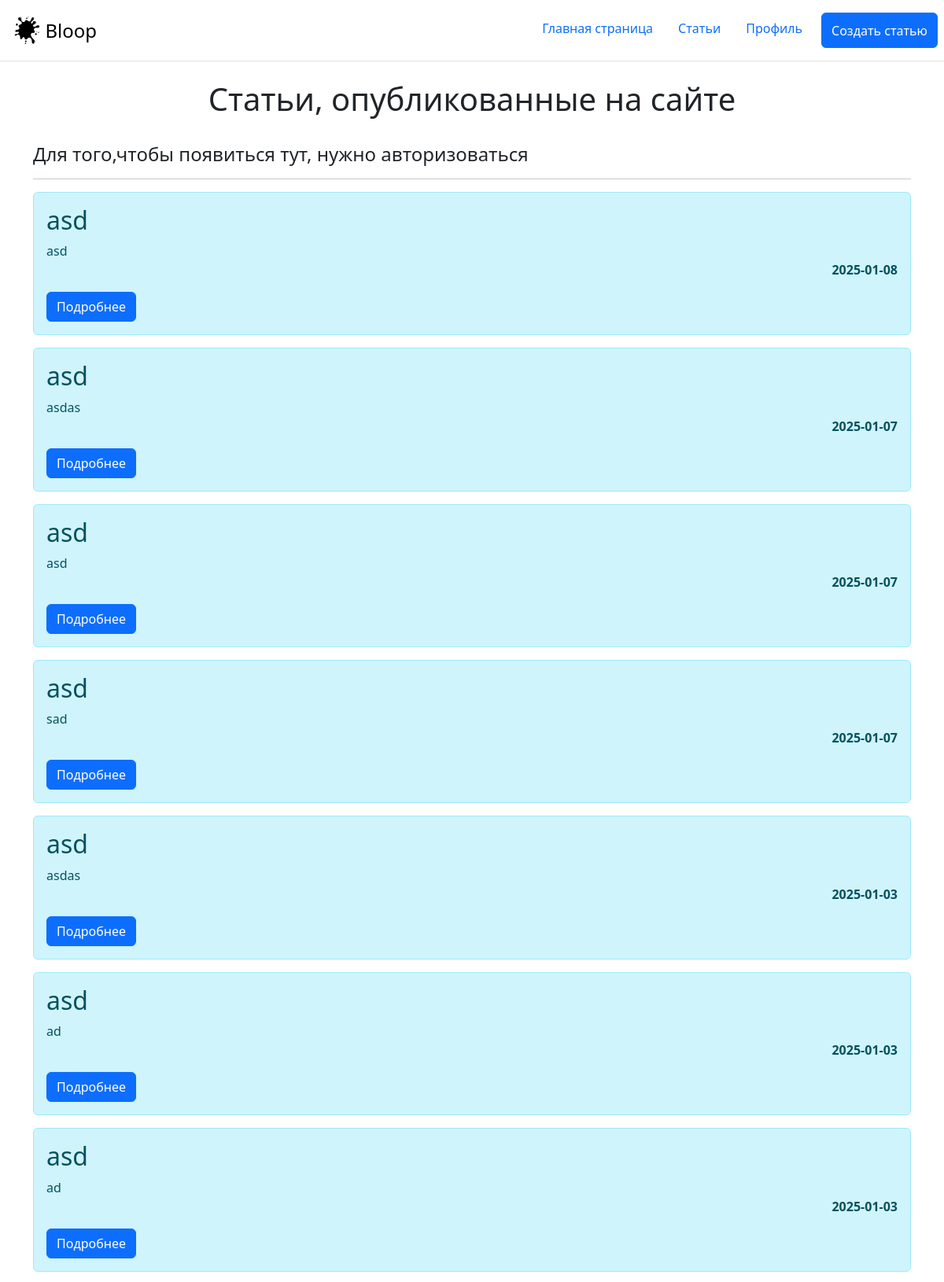
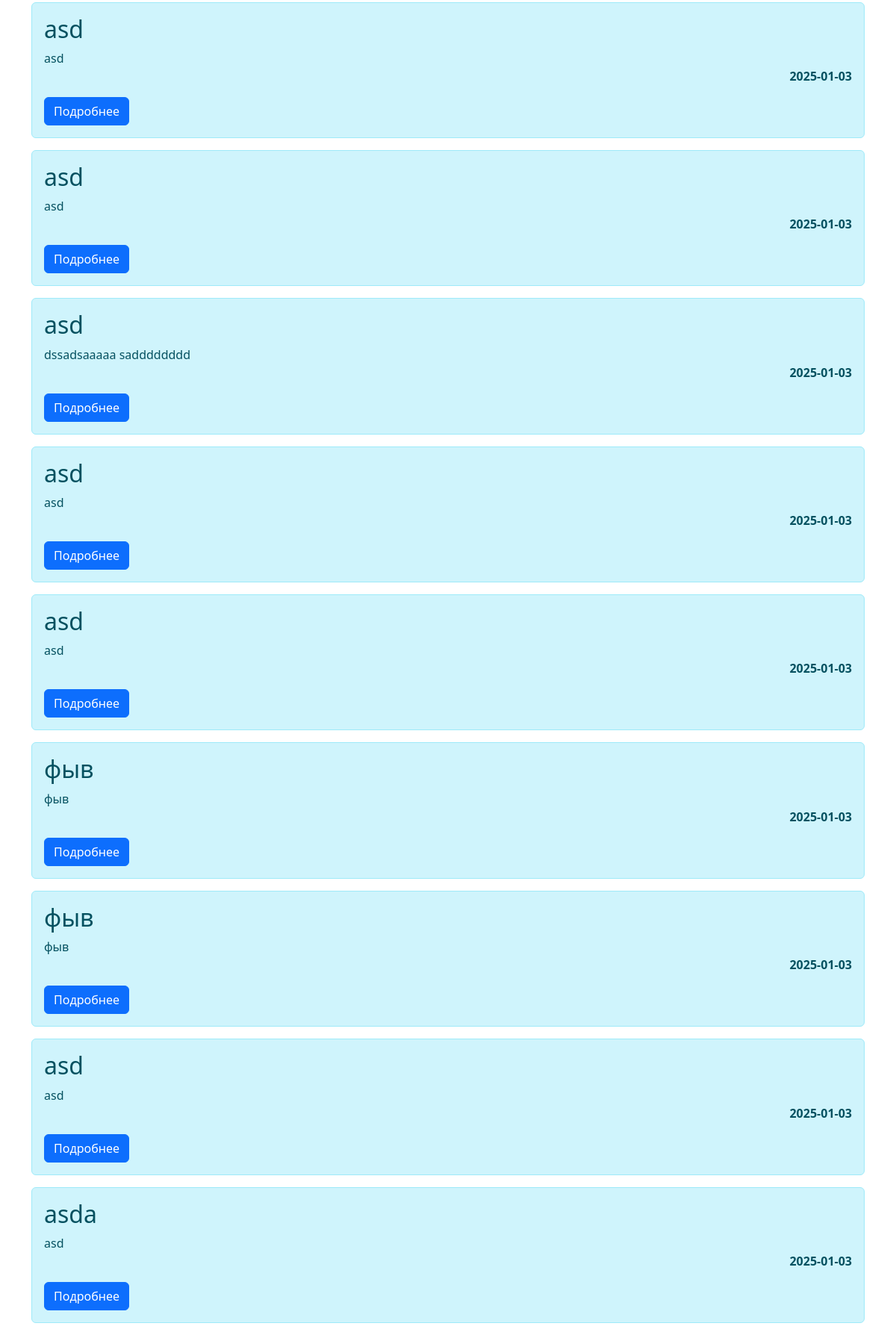
/articles, run on an earlier commit of the app's database (2 pictures, top to bottom).
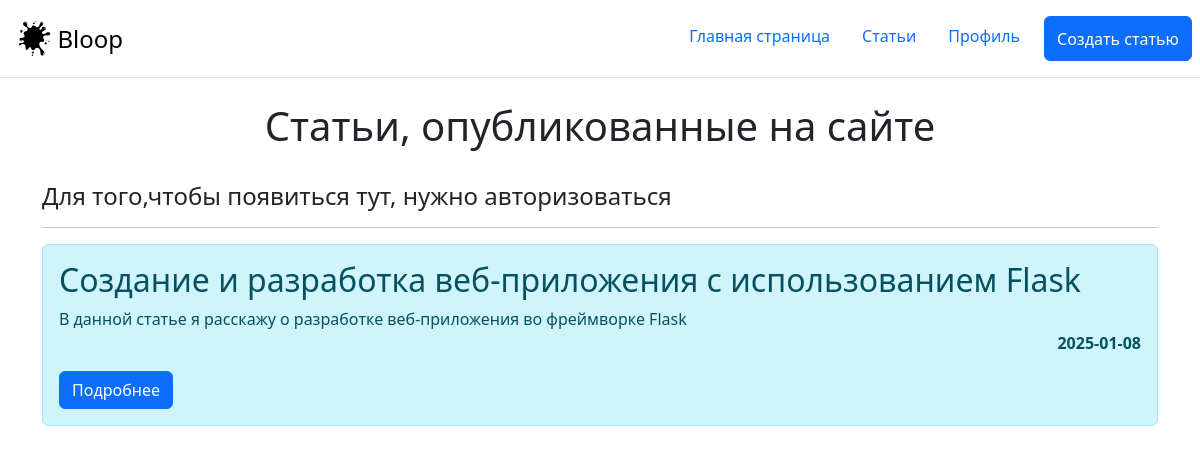
And on a later commit of the database.
### tables this page shows
CREATE TABLE "Articles" (
	"ID"	INTEGER NOT NULL UNIQUE,
	"Author"	INTEGER NOT NULL,
	"Title"	TEXT NOT NULL,
	"Introtext"	TEXT,
	"txt"	TEXT,
	"datepublishing"	INTEGER,
	PRIMARY KEY("ID" AUTOINCREMENT)
);

### app.py (the view)
@app.route('/articles')
def all_articles():
    connection = connect('acc.db')
    cursor = connection.cursor()
    cursor.execute("SELECT *  FROM Articles ORDER BY id DESC")
    session_1 = str(check_auth())
    try:
        idenf=session['user_id']
    except:
        idenf=0
    return render_template('all_articles.html',articles=cursor.fetchall(), session=session_1, idenf=int(idenf))

### app.py (called while the page is built)
def check_auth():
    if 'logged_in' in session:
        return True
    else:
        return False

### templates/all_articles.html (shortened to what this page needs)
{%extends "base.html"%}
{%block body%}
<div class="container">
    <h1 align="center">Статьи, опубликованные на сайте</h1><br>
    {%if session == 'True'%}
    <h4>Вы всегда можете <a href="/article/create-article">создать свою статью</a> и она появится тут</h4>
    {% else %}
    <h4>Для того,чтобы появиться тут, нужно авторизоваться</h4>
    {%endif%}
    <hr>
    {%for art in articles%}
    <div class="alert alert-info">
        <h2>{{art[2]}}</h2>
        {{art[3]}}
        <p align="right"><b>{{art[5][0:10]}}</b></p>
        <a href="/article/{{art[0]}}" class="btn btn-primary">Подробнее</a>
    </div>
    {%endfor%}
</div>
{%endblock%}

### templates/base.html (shortened to what this page needs)
<!doctype html>
<html lang="ru">
<link href="https://cdn.jsdelivr.net/npm/bootstrap@5.3.3/dist/css/bootstrap.min.css" rel="stylesheet">
<head>
    <header class="d-flex flex-wrap justify-content-center py-3 mb-4 border-bottom">
      <a href="/" class="d-flex align-items-center mb-3 mb-md-0 me-md-auto link-body-emphasis text-decoration-none">
        &nbsp &nbsp<img src="/static/photo/bloops.png" alt="Bloop" width="45" height="45">
        <span class="fs-4">Bloop</span>
      </a>
      <ul class="nav nav-pills">
        <li class="nav-item"><a href="/" class="nav-link">Главная страница</a></li>
        <li class="nav-item"><a href="/articles" class="nav-link">Статьи</a></li>
        <li class="nav-item"><a href="/login" class="nav-link">Профиль</a></li>
        <button class="btn btn-primary mx-2" onclick="location.href='/article/create-article';">Создать статью</button>
      </ul>
    </header>
</head>
<body>
    {% block body %}
    {% endblock %}
</body>
</html>

What changed in the data, as far as the page shows it:
removed Articles: Title "asd", Introtext "asd", datepublishing "2025-01-08"
removed Articles: Title "asd", Introtext "asdas", datepublishing "2025-01-07"
removed Articles: Title "asd", Introtext "asd", datepublishing "2025-01-07"
removed Articles: Title "asd", Introtext "sad", datepublishing "2025-01-07"
removed Articles: Title "asd", Introtext "asdas", datepublishing "2025-01-03"
removed Articles: Title "asd", Introtext "ad", datepublishing "2025-01-03"
removed Articles: Title "asd", Introtext "ad", datepublishing "2025-01-03"
removed Articles: Title "asd", Introtext "asd", datepublishing "2025-01-03"
removed Articles: Title "asd", Introtext "asd", datepublishing "2025-01-03"
removed Articles: Title "asd", Introtext "dssadsaaaaa sadddddddd", datepublishing "2025-01-03"
removed Articles: Title "asd", Introtext "asd", datepublishing "2025-01-03"
removed Articles: Title "asd", Introtext "asd", datepublishing "2025-01-03"
removed Articles: Title "фыв", Introtext "фыв", datepublishing "2025-01-03"
removed Articles: Title "фыв", Introtext "фыв", datepublishing "2025-01-03"
removed Articles: Title "asd", Introtext "asd", datepublishing "2025-01-03"
removed Articles: Title "asda", Introtext "asd", datepublishing "2025-01-03"
added Articles: Title "Создание и разработка веб-приложения с использованием Flask", Introtext "В данной статье я расскажу о разработке веб-приложения во фреймворке Flask", datepublishing "2025-01-08"
